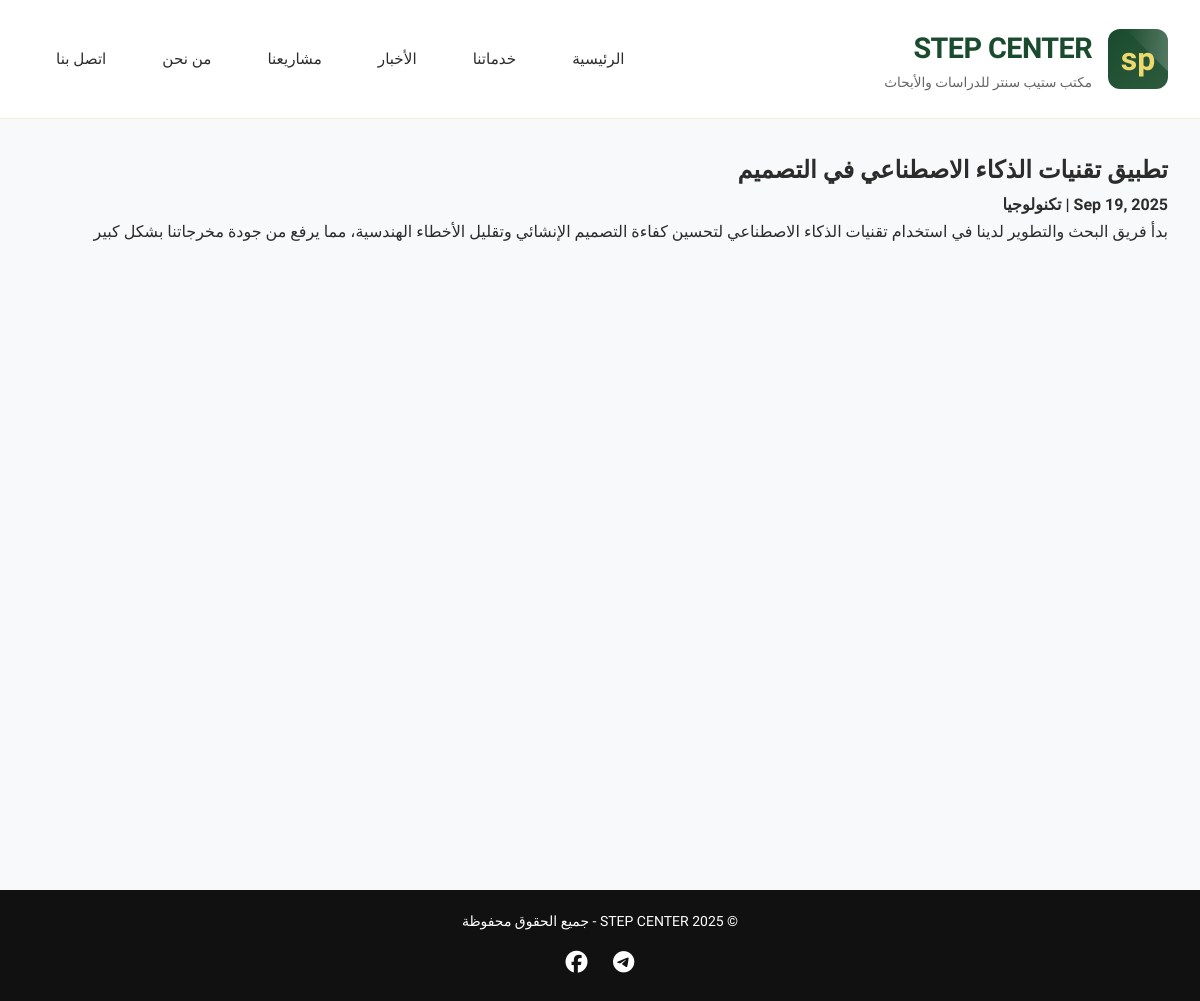
Page /news/ttbyk-tknyt-lthk-lstnaay-fy-ltsmym/ on the committed database.
### core/models.py (models this page shows, shortened)
class News(models.Model):
    title = models.CharField(max_length=250)
    slug = models.SlugField(max_length=250, unique=True)
    category = models.CharField(max_length=100, blank=True)
    excerpt = models.TextField(blank=True)
    content = models.TextField()
    created_at = models.DateTimeField(auto_now_add=True)
    class Meta:
        verbose_name = "خبر"
        verbose_name_plural = "الأخبار"

### core/views.py (the view)
# urls.py: path("news/<slug:slug>/", views.news_detail, name="news_detail"),
def news_detail(request, slug):
    item = get_object_or_404(News, slug=slug)
    return render(request, "core/news_detail.html", {"news": item})

### core/templates/core/news_detail.html (shortened to what this page needs)
{% extends "core/base.html" %}
{% block content %}
<div id="news" class="page">
  <h2>{{ news.title }}</h2>
  <p style="font-weight: bold;">{{news.created_at|date:"M d, Y"}} | {{ news.category }}</p>
  <div>
    {{ news.content|linebreaks }}
  </div>
</div>
{% endblock %}

### core/static/core/css/style.css (style rules this page uses)
* { margin: 0; padding: 0; box-sizing: border-box; }
:root { --primary-green: #1a4b2e; --secondary-green: #2d5a3d; --accent-gold: #d4af37; --light-gold: #f4e5a1; --deep-navy: #0f1419; --warm-gray: #f8f9fa; --text-dark: #2c2c2c; --text-light: #666; --pure-white: #ffffff; }
body { font-family: 'Tajawal', sans-serif; line-height: 1.7; color: var(--text-dark); background: var(--warm-gray); overflow-x: hidden; }
.page { min-height: calc(100vh - 100px); margin-top:150px; }

### rows in the picture
News: title "تطبيق تقنيات الذكاء الاصطناعي في التصميم", category "تكنولوجيا", content "بدأ فريق البحث والتطوير لدينا في استخدام تقنيات الذكاء الاصطناعي لتحسين كفاءة التصميم الإنشائي وتقليل الأخطاء الهندسية، مما يرفع من جودة مخرجاتنا بشكل كبير"
